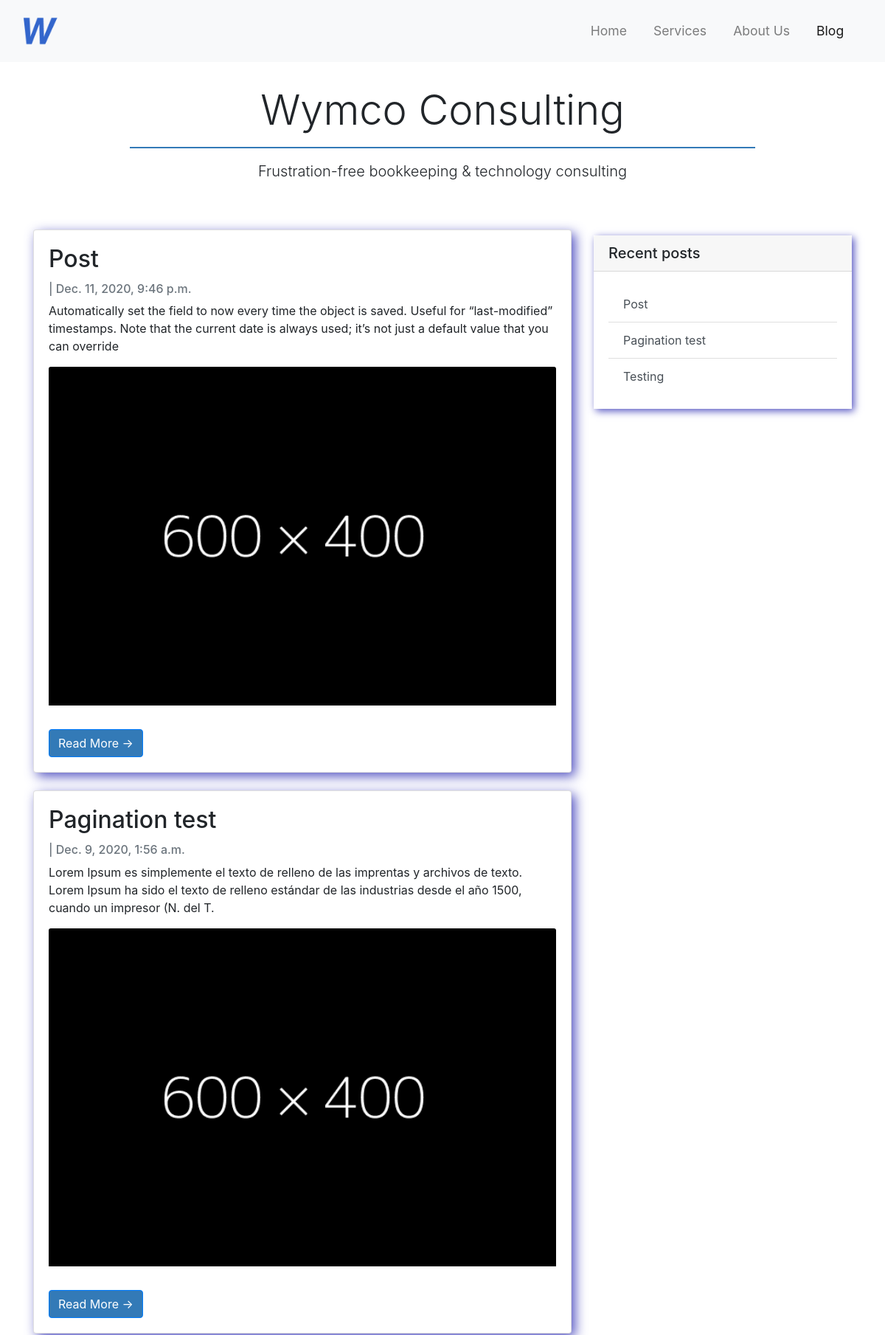
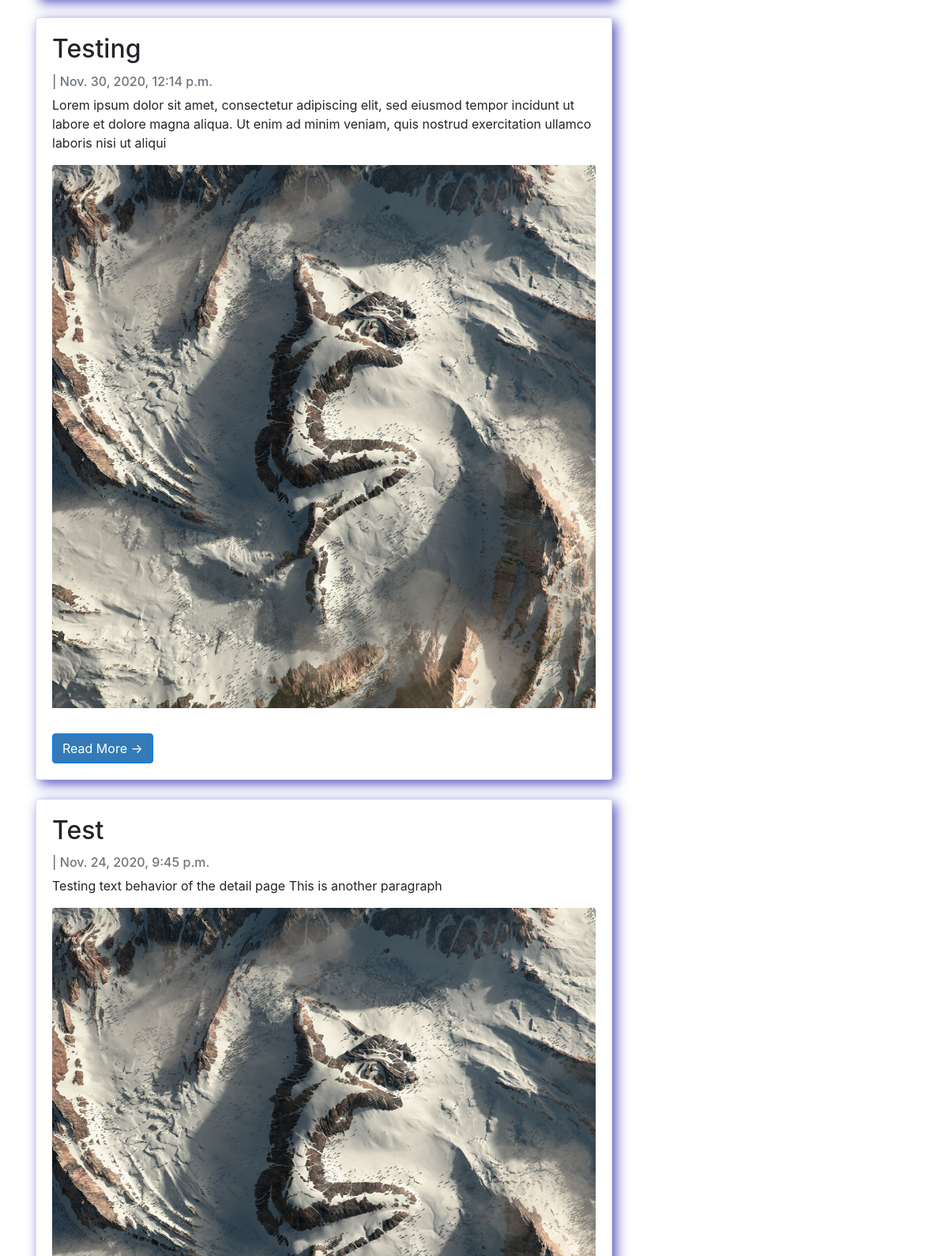
Screenshot of /blog/ (upper part) with the database file from the repository (2 pictures, top to bottom).
### blog/models.py (models this page shows, shortened)
class BlogPost(models.Model):
    title = models.CharField(max_length=255, unique=True)
    content = models.TextField()
    slug = models.SlugField(max_length=255, unique=True)
    created_on = models.DateTimeField(auto_now_add=True)
    updated_on = models.DateTimeField(auto_now=True)
    status = models.IntegerField(choices=STATUS, default=0)
    image = models.ImageField(upload_to=post_images_path, blank=True)
    class Meta:
        ordering = ['-created_on']

### blog/views.py (the view)
# urls.py: path('', views.PostList.as_view(), name='blog-home'),
class PostList(BlogPostsSidebarMixin, ListView):
    queryset = BlogPost.objects.filter(status=1).order_by('-created_on')
    paginate_by = 5

### blog/views.py (called while the page is built)
    def get_context_data(self, **kwargs):
        today = date.today()
        context = super().get_context_data(**kwargs)
        context['blogpost_list_sidebar_news'] = BlogPost.objects.filter(status=1, created_on__gte=today-timedelta(days=3)).order_by('-created_on')
        context['blogpost_list_sidebar'] = BlogPost.objects.filter(status=1, created_on__lte=today-timedelta(days=3)).order_by('-created_on')[:3]
        return context

### templates/blog/blogpost_list.html (shortened to what this page needs)
{% extends 'blog/blog_base.html' %}
{% block content %}
    <div class="col-md-8 mt-3">
        {% for post in blogpost_list %}
        <div class="card mb-4">
            <div class="card-body">
                <h2 class="card-title">{{ post.title }}</h2>
                <p class="card-text text-muted h6">{{ post.author }} | {{ post.created_on}} </p>
                <p class="card-text">{{post.content|slice:":200" }}</p>
                {% if post.image %}
                    <img src="{{ post.image.url }}" alt="{{ post.slug }}" class="card-img padding">
                {% endif %}
                <a href="{% url 'post-detail' post.slug  %}" class="btn btn-primary">Read More &rarr;</a>
            </div>
        </div>
        {% endfor %}
    </div>
    {% endblock %}

### templates/blog/blog_base.html (shortened to what this page needs)
<!DOCTYPE html>
<html lang="en">
<head>
    {% load static %}
    <link rel="stylesheet" href="https://cdn.jsdelivr.net/npm/bootstrap@4.5.3/dist/css/bootstrap.min.css">
    <link rel="stylesheet" href="{% static 'css/style.css' %}">
</head>
<body>
    <nav class="navbar navbar-expand-md navbar-light bg-light sticky-top">
        <div class="container-fluid">
            <a class="navbar-brand" href="{% url 'index' %}"><img src="{% static 'img/logo.png' %}" alt="wymco"></a>
            <div class="collapse navbar-collapse" id="navbarResponsive">
                <ul class="navbar-nav ml-auto">
                    <li class="nav-item">
                        <a class="nav-link" href="{% url 'index' %}">Home</a>
                    </li>
                    <li class="nav-item">
                        <a class="nav-link" href="{% url 'services' %}">Services</a>
                    </li>
                    <li class="nav-item">
                        <a class="nav-link" href="{% url 'about-us' %}">About Us</a>
                    </li>
                    <li class="nav-item">
                        <a class="nav-link active" href="{% url 'blog-home' %}">Blog</a>
                    </li>
                </ul>
            </div>
        </div>
    </nav>
    <div class="container-fluid padding">
        <div class="row welcome text-center">
            <div class="col-12">
                    <h1 class="display-4">
                        <a href="{% url 'blog-home' %}">Wymco Consulting</a>
                    </h1>
                <hr>
                <p class="lead">
                    Frustration-free bookkeeping & technology consulting
                </p>
            </div>
        </div>
    </div>
    <div class="container">
        <div class="row padding">
            {% block content %}{% endblock %}
            <div class="col-md-4 float-right ">
                <div class="sidebar my-4">
                    <h5 class="card-header">Recent posts</h5>
                    <div class="card-body">
                        <ul class="list-group list-group-flush">
                            {% for post in blogpost_list_sidebar %}
                                <li class="list-group-item">
                                    <a href="{% url 'post-detail' post.slug %}" class="list-group-item-action">{{ post.title }}</a>
                                </li>
                            {% endfor %}
                        </ul>
                    </div>
                </div>
            </div>
        </div>
    </div>
</body>
</html>

### static/css/style.css (style rules this page uses)
html, body { height: 100%; width: 100%; }
h1 a { color: black; }
h1 a:link, h1 a:hover { text-decoration: none; color: #212529; }
.padding { padding-bottom: 2rem; }
.welcome { width: 75%; margin: 0 auto; padding-top: 2rem; }
.welcome hr { border-top: 2px solid #337ab7; margin-bottom: 1rem; }
.navbar { padding: .8rem; }
.navbar-brand img { height: 3rem; }
.navbar-nav li { padding-right: 20px; }
.nav-link { font-size: 1.1em; }
.btn-primary { background-color: #337ab7; }
.card { box-shadow: 5px 5px 16px #5454c2; }
.sidebar { box-shadow: 3px 3px 10px #5454c2; }

### rows the page displays
BlogPost: title "Post", created_on "Dec. 11, 2020, 9:46 p.m.", content "Automatically set the field to now every time the object is saved. Useful for “last-modified” timestamps. Note that the current date is always used; it’s not just a default value that you can override", image (picture)
BlogPost: title "Pagination test", created_on "Dec. 9, 2020, 1:56 a.m.", content "Lorem Ipsum es simplemente el texto de relleno de las imprentas y archivos de texto. Lorem Ipsum ha sido el texto de relleno estándar de las industrias desde el año 1500, cuando un impresor (N. del T.", image (picture)
BlogPost: title "Testing", created_on "Nov. 30, 2020, 12:14 p.m.", content "Lorem ipsum dolor sit amet, consectetur adipiscing elit, sed eiusmod tempor incidunt ut labore et dolore magna aliqua. Ut enim ad minim veniam, quis nostrud exercitation ullamco laboris nisi ut aliqui", image (picture)
BlogPost: title "Test", created_on "Nov. 24, 2020, 9:45 p.m.", content "Testing text behavior of the detail page This is another paragraph", image (picture)
